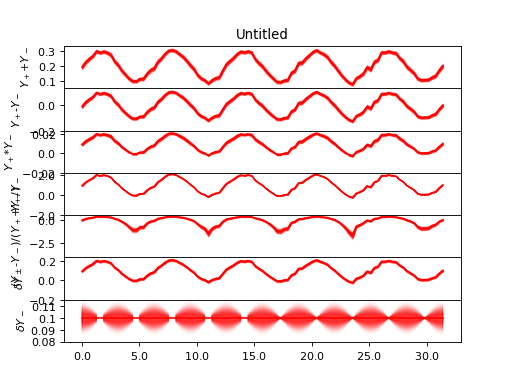

Generate this figure with Python:
"""Demonstrate Channel math operations."""
from Stoner import Data
from numpy import linspace,ones_like,sin,cos,pi
from numpy.random import normal
from Stoner.plot.utils import errorfill

x=linspace(0,10*pi,101)
e=0.01*ones_like(x)
y=0.1*sin(x)+normal(size=len(x),scale=0.01)+0.1
e2=0.01*cos(x)
y2=0.1*ones_like(x)
d=Data(x,y,e,y2,e2,column_headers=["$X$","$Y_+$",r"$\delta Y_+$","$Y_-$",r"$\delta Y_-$"],setas="xyeye")

a=tuple(d.column_headers[1:3])
b=tuple(d.column_headers[3:5])

d.add(a,b,replace=False)
d.subtract(a,b,replace=False)
d.multiply(a,b,replace=False)
d.divide(a,b,replace=False)
d.diffsum(a,b,replace=False)
d.setas="xyeyeyeyeyeyeye"
d.plot(multiple="panels",plotter=errorfill,color="red",alpha_fill=0.2)
